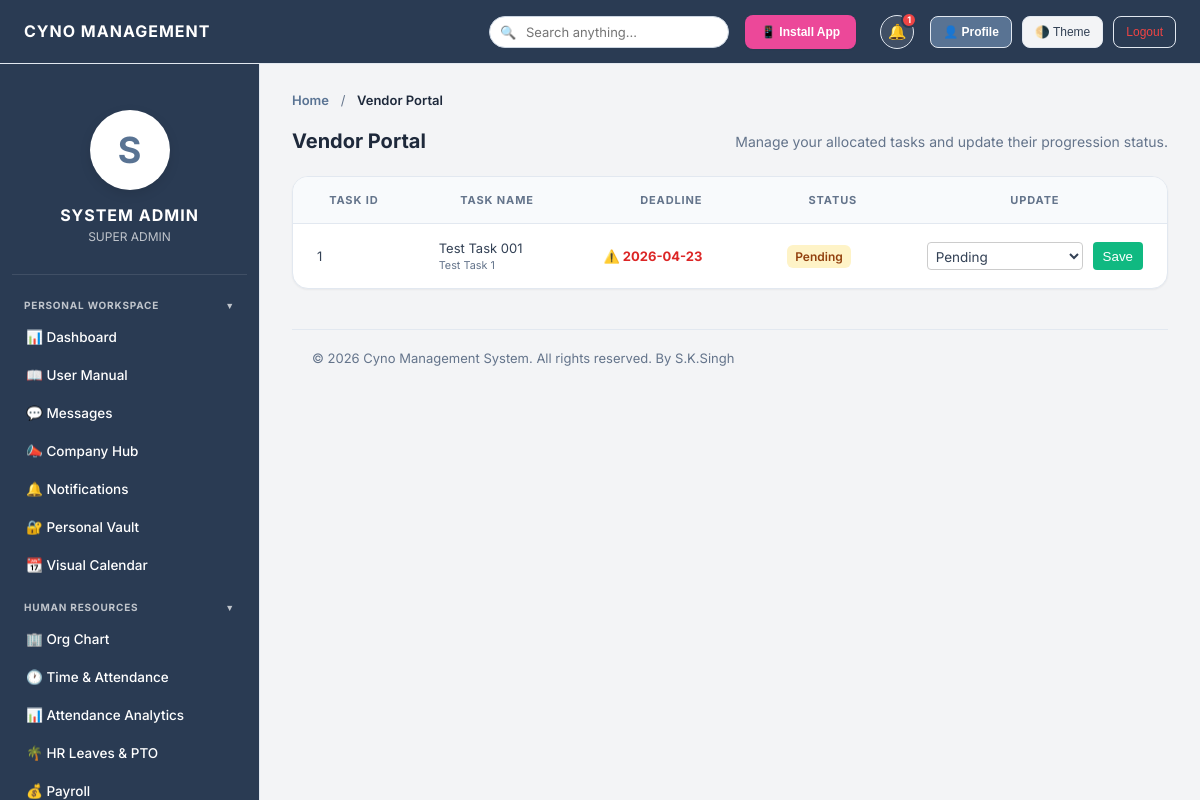
/vendor_portal.php (signed in), run on the app's committed database.
### tables this page shows
CREATE TABLE tasks (
        id INTEGER PRIMARY KEY AUTOINCREMENT,
        task_id TEXT UNIQUE NOT NULL,
        name TEXT NOT NULL,
        description TEXT,
        assigned_to TEXT, -- stored as JSON string
        due_date TEXT,
        priority TEXT,
        status TEXT DEFAULT 'Pending'
    , project_id INTEGER DEFAULT 0, dependency_id INTEGER DEFAULT '-', blocked_by_task_id INTEGER DEFAULT NULL, is_milestone INTEGER DEFAULT 0, created_by TEXT);

### vendor_portal.php (the view, shortened to what this page needs)
<?php
require_once 'includes/header.php';
require_once 'includes/sidebar.php';
$me = $_SESSION['login_id'];
$tasksStmt = $pdo->prepare("SELECT * FROM tasks WHERE assigned_to LIKE ? AND status != 'Deleted' ORDER BY due_date ASC");
$tasksStmt->execute(["%$me%"]);
$tasks = $tasksStmt->fetchAll(PDO::FETCH_ASSOC);
?>
<div class="content-section active">
    <div class="section-header">
        <h2>Vendor Portal</h2>
        <p style="color:var(--text-muted);">Manage your allocated tasks and update their progression status.</p>
    </div>
    <div class="data-table">
        <table>
            <thead>
                <tr>
                    <th>Task ID</th>
                    <th>Task Name</th>
                    <th>Deadline</th>
                    <th>Status</th>
                    <th>Update</th>
                </tr>
            </thead>
            <tbody>
                <?php foreach($tasks as $t): ?>
                <tr>
                    <td><?= htmlspecialchars($t['id']) ?></td>
                    <td><?= htmlspecialchars($t['name']) ?><br><small style="color:var(--text-muted);"><?= htmlspecialchars($t['description']) ?></small></td>
                    <td>
                        <?php
                        $dueDate = $t['due_date'];
                        $isUrgent = (strtotime($dueDate) <= strtotime('+1 day')) && $t['status'] !== 'Completed';
                        if ($isUrgent) echo "<span style='color:#dc2626; font-weight:bold;'>⚠️ $dueDate</span>";
                        else echo htmlspecialchars($dueDate);
                        ?>
                    </td>
                    <td>
                        <span style="padding: 4px 8px; border-radius: 6px; font-weight:600; font-size:12px;
                            background: <?= $t['status']=='Completed' ? '#d1fae5; color:#065f46;' : ($t['status']=='In Progress' ? '#e0e7ff; color:#3730a3;' : '#fef3c7; color:#92400e;') ?>">
                            <?= htmlspecialchars($t['status']) ?>
                        </span>
                    </td>
                    <td>
                        <?php if($t['status'] !== 'Completed'): ?>
                        <form method="POST" style="display:flex; gap:10px;">
                            <select name="status" style="padding:4px; border-radius:4px; border:1px solid #ccc;">
                                <option value="Pending" <?= $t['status']=='Pending'?'selected':'' ?>>Pending</option>
                            </select>
                            <button type="submit" style="background:#10b981; color:white; border:none; padding:4px 10px; border-radius:4px; cursor:pointer;">Save</button>
                        </form>
                        <?php else: ?>
                        <span style="color:#10b981; font-weight:bold;">✓ Done</span>
                        <?php endif; ?>
                    </td>
                </tr>
                <?php endforeach; ?>
            </tbody>
        </table>
    </div>
</div>
<?php require_once 'includes/footer.php'; ?>

### assets/css/style.css (style rules this page uses)
:root { --bg-body: #f3f4f6; --bg-header: #2a3b53; --bg-sidebar: #2a3b53; --bg-main: #f3f4f6; --bg-card: #ffffff; --bg-hover: rgba(255, 255, 255, 0.1); --border-card: #e2e8f0; --text-heading: #1e293b; --text-body: #334155; --text-muted: #64748b; --input-bg: #ffffff; --input-border: #cbd5e1; --table-header: #f8fafc; --primary-color: #597393; --primary-hover: #475f7e; --primary-light: rgba(255, 255, 255, 0.15); --success: #10b981; --warning: #f59e0b; --danger: #ef4444; --modal-overlay: rgba(15,23,42,0.6); --shadow-xs: 0 1px 2px 0 rgba(0, 0, 0, 0.05); --shadow-sm: 0 4px 6px -1px rgba(0, 0, 0, 0.05), 0 2px 4px -2px rgba(0, 0, 0, 0.05); --shadow-soft: 0 10px 25px -5px rgba(0, 0, 0, 0.05), 0 8px 10px -6px rgba(0, 0, 0, 0.05); --radius-sm: 8px; --radius-md: 12px; --radius-lg: 16px; --sidebar-w: 260px; --header-h: 64px; }
*, *::before, *::after { margin:0; padding:0; box-sizing:border-box; }
html { font-size:14px; -webkit-font-smoothing:antialiased; }
body { font-family:'Inter',system-ui,sans-serif; background:var(--bg-body); color:var(--text-body); min-height:100vh; overflow:hidden; }
h1,h2,h3,h4,h5,h6 { font-weight:600; color:var(--text-heading); line-height:1.3; }
.content-section.active { display:block; }
.section-header, .header-action { display:flex; justify-content:space-between; align-items:center; margin-bottom:22px; }
.section-header h2, .header-action h2 { font-size:20px; font-weight:700; color:var(--text-heading); margin:0; }
.data-table { background:var(--bg-card); border:1px solid var(--border-card); border-radius:var(--radius-lg); overflow-x:auto; overflow-y:hidden; margin-bottom:24px; box-shadow:var(--shadow-xs); }
.data-table table { width:100%; border-collapse: separate; border-spacing: 0; min-width:800px; }
.data-table th { background:var(--table-header); padding:16px 24px; font-size:11px; font-weight:700; text-transform:uppercase; letter-spacing:.08em; color:var(--text-muted); border-bottom:1px solid var(--border-card); white-space:nowrap; }
.data-table td { padding:16px 24px; font-size:13px; color:var(--text-body); border-bottom:1px solid rgba(0,0,0,0.03); vertical-align:middle; }
.data-table tbody tr { transition:background .15s ease, transform .15s ease; border-radius: 8px; }
.data-table tbody tr:last-child td { border-bottom:none; }
.form-group input, .form-group select, .form-group textarea, input[type="text"], input[type="email"], input[type="number"], input[type="password"], input[type="date"], input[type="month"], select, textarea { width:100%; padding:10px 14px; border:1px solid var(--input-border); border-radius:var(--radius-md); font-size:13.5px; font-family:inherit; background:var(--input-bg); color:var(--text-body); transition:border-color .2s ease, box-shadow .2s ease, transform .2s ease; outline:none; }
.content-section.active { animation: fadeInUp .35s ease-out; }

### data on the page
tasks: id "1", name "Test Task 001", description "Test Task 1", due_date "2026-04-23", status "Pending"

### other printed values
$GLOBAL_SETTINGS['company_name'] "CYNO MANAGEMENT"
$_notifCount "1"
substr($_SESSION['name'],0,1) "S"
$_SESSION['name'] "SYSTEM ADMIN"
$_SESSION['role'] "SUPER ADMIN"
$pageTitle "Vendor Portal"
